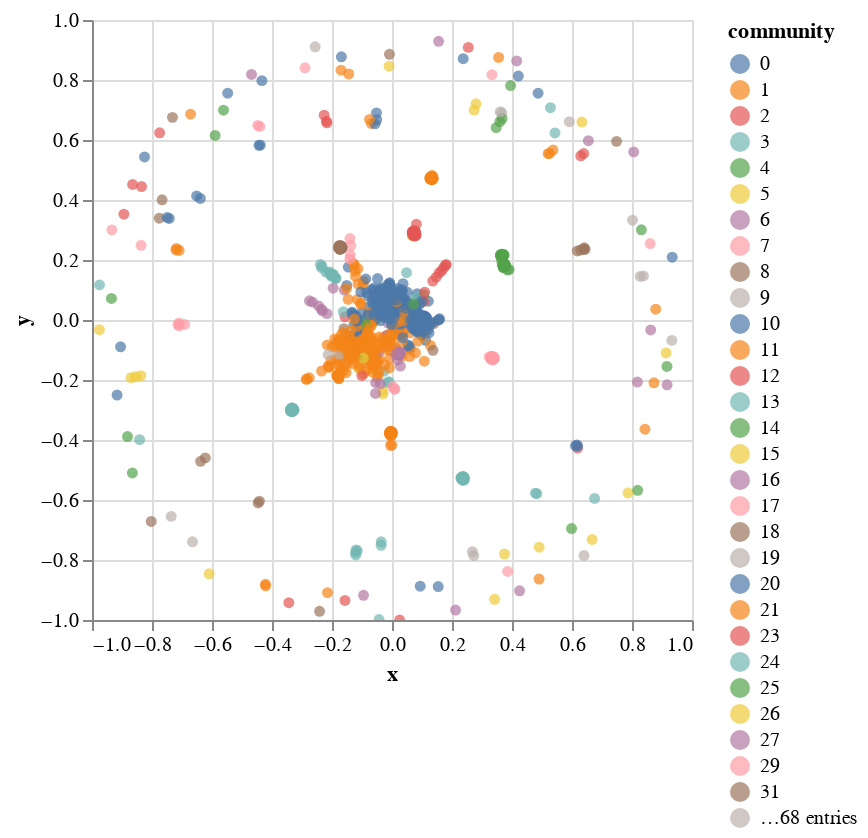

The code cell stored with this chart in its notebook:
### Code cell
# Community detection using Louvain algorithm
communities = nx.algorithms.community.greedy_modularity_communities(G)
community_dict = {}
for i, community in enumerate(communities):
    for author in community:
        community_dict[author] = i

nodes_df['community'] = [community_dict[author] for author in nodes_df['author_id']]
alt_chart_community = alt.Chart(nodes_df).mark_circle().encode(
    x='x:Q',
    y='y:Q',
    color='community:N',
    tooltip=['name:N', 'org:N', 'total_citations:Q', 'total_papers:Q']
).interactive()

# Display Altair chart with community colors
alt_chart_community

### Figure 1 — Vega-Lite specification as saved in the notebook (floating-point values rounded to 4 significant figures; data arrays with more than 128 entries replaced by an {"elided": "..."} marker saying what was removed)
{"config": {"view": {"continuousWidth": 300, "continuousHeight": 300}}, "data": {"name": "data-194700cdeed52fa2528791dea28d9756"}, "mark": {"type": "circle"}, "encoding": {"color": {"field": "community", "type": "nominal"}, "tooltip": [{"field": "name", "type": "nominal"}, {"field": "org", "type": "nominal"}, {"field": "total_citations", "type": "quantitative"}, {"field": "total_papers", "type": "quantitative"}], "x": {"field": "x", "type": "quantitative"}, "y": {"field": "y", "type": "quantitative"}}, "params": [{"name": "param_3", "select": {"type": "interval", "encodings": ["x", "y"]}, "bind": "scales"}], "$schema": "https://vega.github.io/schema/vega-lite/v5.8.0.json", "datasets": {"data-194700cdeed52fa2528791dea28d9756": {"elided": "1000 records"}}}
